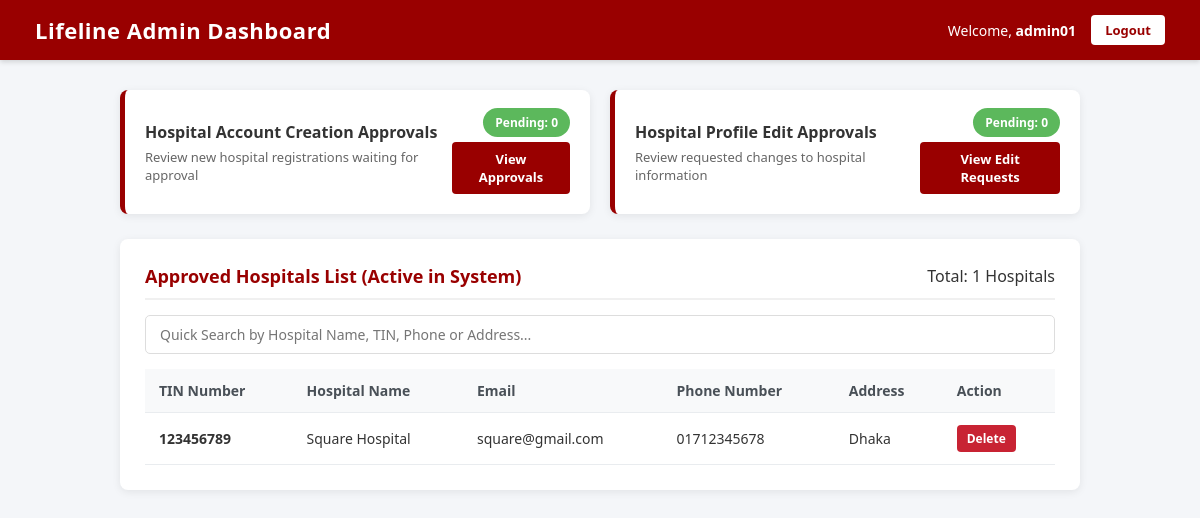
/View/adminDashboard.php (signed in), run on the app's committed database.
### tables this page shows
CREATE TABLE `hospital` (
  `H_TIN` varchar(30) NOT NULL,
  `H_Name` varchar(100) NOT NULL,
  `H_Email` varchar(100) NOT NULL,
  `H_Phone_Number` varchar(20) NOT NULL,
  `H_Address` varchar(200) NOT NULL,
  `Is_Active` tinyint(1) DEFAULT 1,
  `Created_Date` timestamp NOT NULL DEFAULT current_timestamp(),
  `Updated_Date` timestamp NOT NULL DEFAULT current_timestamp() ON UPDATE current_timestamp()
);

### Model/adminModel.php (called while the page is built, shortened)
<?php
function getPendingCreateCount($conn) {
    $query = "SELECT COUNT(*) AS total FROM hospital_registration_request WHERE Request_Status = 'Pending'";
    $result = mysqli_query($conn, $query);
    if ($result) {
        $row = mysqli_fetch_assoc($result);
        return intval($row['total']);
    }
    return 0;
}
function getPendingEditCount($conn) {
    $query = "SELECT COUNT(*) AS total FROM hospital_update_request WHERE Request_Status = 'Pending'";
    $result = mysqli_query($conn, $query);
    if ($result) {
        $row = mysqli_fetch_assoc($result);
        return intval($row['total']);
    }
    return 0;
}
function getApprovedHospitals($conn) {
    $query = "SELECT * FROM hospital ORDER BY Created_Date DESC";
    $result = mysqli_query($conn, $query);
    $hospitals = [];
    if ($result) {
        while ($row = mysqli_fetch_assoc($result)) {
            $hospitals[] = $row;
        }
    }
    return $hospitals;
}
?>

### View/adminDashboard.php (the view, shortened to what this page needs)
<?php
require_once '../Model/adminModel.php';
$admin = $_SESSION['admin_user'];
$pendingCreateCount = getPendingCreateCount($conn);
$pendingEditCount   = getPendingEditCount($conn);
$approvedHospitals  = getApprovedHospitals($conn);
?>
<!DOCTYPE html>
<html lang="en">
<head>
    <link rel="stylesheet" href="css/adminStyle.css">
</head>
<body>
    <header class="navbar">
        <h2>Lifeline Admin Dashboard</h2>
        <div class="user-info">
            <span>Welcome, <strong><?php echo htmlspecialchars($admin); ?></strong></span>
            <a href="../Controller/adminLogoutController.php" class="logout-btn">Logout</a>
        </div>
    </header>
    <div class="container">
        <div class="action-cards">
            <div class="action-card">
                <div>
                    <h3>Hospital Account Creation Approvals</h3>
                    <p>Review new hospital registrations waiting for approval</p>
                </div>
                <div style="text-align: right;">
                    <span class="badge <?php echo ($pendingCreateCount == 0) ? 'zero' : ''; ?>">
                        Pending: <?php echo $pendingCreateCount; ?>
                    </span>
                    <div style="margin-top: 10px;">
                        <a href="adminHospitalCreateApprovals.php" class="btn btn-primary">View Approvals</a>
                    </div>
                </div>
            </div>
            <div class="action-card">
                <div>
                    <h3>Hospital Profile Edit Approvals</h3>
                    <p>Review requested changes to hospital information</p>
                </div>
                <div style="text-align: right;">
                    <span class="badge <?php echo ($pendingEditCount == 0) ? 'zero' : ''; ?>">
                        Pending: <?php echo $pendingEditCount; ?>
                    </span>
                    <div style="margin-top: 10px;">
                        <a href="adminHospitalEditApprovals.php" class="btn btn-primary">View Edit Requests</a>
                    </div>
                </div>
            </div>
        </div>
        <div class="card">
            <div class="card-header">
                <h3>Approved Hospitals List (Active in System)</h3>
                <span id="totalHospitalCount">Total: <?php echo count($approvedHospitals); ?> Hospitals</span>
            </div>
            <div class="search-bar">
                <input type="text" id="searchHospitalInput" placeholder="Quick Search by Hospital Name, TIN, Phone or Address..." onkeyup="searchHospitals()">
            </div>
            <?php if (empty($approvedHospitals)): ?>
                <p style="text-align: center; color: #777; padding: 20px;">No approved hospitals found in the database.</p>
            <?php else: ?>
                <table>
                    <thead>
                        <tr>
                            <th>TIN Number</th>
                            <th>Hospital Name</th>
                            <th>Email</th>
                            <th>Phone Number</th>
                            <th>Address</th>
                            <th>Action</th>
                        </tr>
                    </thead>
                    <tbody>
                        <?php foreach ($approvedHospitals as $hospital): ?>
                            <tr>
                                <td><strong><?php echo htmlspecialchars($hospital['H_TIN']); ?></strong></td>
                                <td><?php echo htmlspecialchars($hospital['H_Name']); ?></td>
                                <td><?php echo htmlspecialchars($hospital['H_Email']); ?></td>
                                <td><?php echo htmlspecialchars($hospital['H_Phone_Number']); ?></td>
                                <td><?php echo htmlspecialchars($hospital['H_Address']); ?></td>
                                <td>
                                    <button type="button"
                                            class="btn btn-delete"
                                            onclick="deleteHospitalAjax('<?php echo htmlspecialchars($hospital['H_TIN']); ?>', '<?php echo htmlspecialchars($hospital['H_Name']); ?>', this)">
                                        Delete
                                    </button>
                                </td>
                            </tr>
                        <?php endforeach; ?>
                    </tbody>
                </table>
            <?php endif; ?>
        </div>
    </div>
</body>
</html>

### View/css/adminStyle.css (style rules this page uses)
* { margin: 0; padding: 0; box-sizing: border-box; font-family: 'Segoe UI', Tahoma, Geneva, Verdana, sans-serif; }
body { background-color: #f4f6f9; color: #333333; min-height: 100vh; }
.navbar { background-color: #990000; color: #ffffff; display: flex; justify-content: space-between; align-items: center; padding: 15px 35px; box-shadow: 0 2px 5px rgba(0, 0, 0, 0.15); }
.navbar h2 { font-size: 22px; letter-spacing: 0.5px; }
.navbar .user-info { display: flex; align-items: center; gap: 15px; font-size: 14px; }
.navbar .user-info span { font-weight: 500; }
.navbar .logout-btn { background-color: #ffffff; color: #990000; text-decoration: none; padding: 6px 14px; border-radius: 4px; font-weight: bold; font-size: 13px; transition: 0.2s; }
.container { max-width: 1000px; margin: 30px auto; padding: 0 20px; }
.search-bar { margin-bottom: 15px; }
.search-bar input { width: 100%; padding: 9px 14px; border: 1px solid #ddd; border-radius: 5px; font-size: 14px; }
.action-cards { display: flex; gap: 20px; margin-bottom: 25px; flex-wrap: wrap; }
.action-card { flex: 1; min-width: 250px; background: #ffffff; border-radius: 8px; padding: 20px; box-shadow: 0 2px 8px rgba(0, 0, 0, 0.08); display: flex; justify-content: space-between; align-items: center; border-left: 5px solid #990000; }
.action-card h3 { font-size: 16px; color: #333333; margin-bottom: 5px; }
.action-card p { font-size: 13px; color: #666666; }
.badge { background-color: #d9534f; color: #ffffff; padding: 6px 12px; border-radius: 20px; font-size: 12px; font-weight: bold; }
.badge.zero { background-color: #5cb85c; }
.card { background: #ffffff; border-radius: 8px; padding: 25px; box-shadow: 0 2px 8px rgba(0, 0, 0, 0.08); margin-bottom: 25px; }
.card-header { display: flex; justify-content: space-between; align-items: center; margin-bottom: 15px; padding-bottom: 10px; border-bottom: 2px solid #f0f0f0; }
.card-header h3 { color: #990000; font-size: 18px; }
table { width: 100%; border-collapse: collapse; margin-top: 10px; }
th, td { padding: 12px 14px; text-align: left; font-size: 14px; border-bottom: 1px solid #e9ecef; }
th { background-color: #f8f9fa; color: #495057; font-weight: 600; }
.btn { display: inline-block; padding: 8px 14px; border-radius: 4px; font-size: 13px; font-weight: 600; text-decoration: none; border: none; cursor: pointer; text-align: center; transition: 0.2s; }
.btn-primary { background-color: #990000; color: #ffffff; }
.btn-delete { background-color: #c82333; color: #ffffff; padding: 5px 10px; font-size: 12px; }

### data on the page
hospital: H_TIN "123456789", H_Name "Square Hospital", H_Email "square@gmail.com", H_Phone_Number "01712345678", H_Address "Dhaka"

### other printed values
$admin "admin01"
$pendingCreateCount "0"
$pendingEditCount "0"
count($approvedHospitals) "1"
